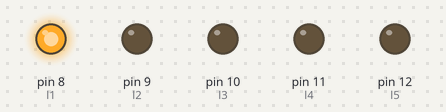
A sketch run on a simulated Arduino Uno, built with avr-gcc and run on an emulated ATmega328P. Parts: output pins drawn as LEDs (lit = HIGH).

Above: at 0.15 s.
At 1.05 s:
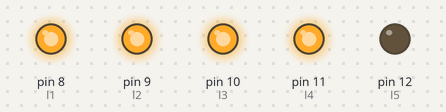
At 1.35 s:
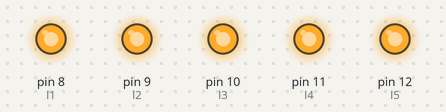
At 1.95 s:
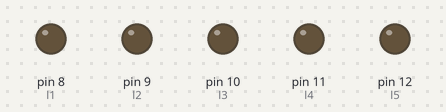
At 2.75 s:
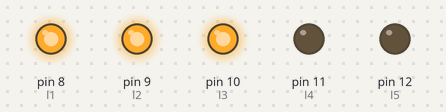
At 4.45 s:
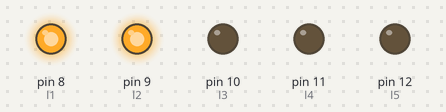
Timing chart, 0 to 4.8 s (numbered marks = the images above):
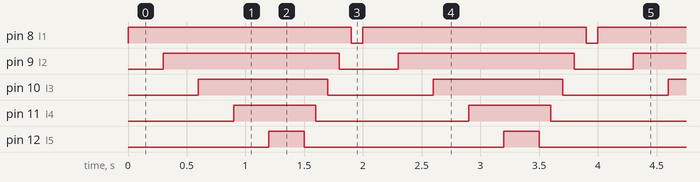

The sketch:

ladder_v2.ino
```cpp
//Led Ladder Sequence
//Variation 2: Ladder goes up then turns off leds on the way down

//led number
int l1 = 8;
int l2 = 9;
int l3 = 10;
int l4 = 11;
int l5 = 12;


void setup() {

  // Set all LED pins as outputs
  pinMode(l1, OUTPUT);
  pinMode(l2, OUTPUT);
  pinMode(l3, OUTPUT);
  pinMode(l4, OUTPUT);
  pinMode(l5, OUTPUT);


}

void loop() {

  //up
  digitalWrite(l1,HIGH);
  delay(300);
  digitalWrite(l2,HIGH);
  delay(300);
  digitalWrite(l3,HIGH);
  delay(300);
  digitalWrite(l4,HIGH);
  delay(300);
  digitalWrite(l5,HIGH);
  delay(300);
  //down
  digitalWrite(l5,LOW);
  delay(100);
  digitalWrite(l4,LOW);
  delay(100);
  digitalWrite(l3,LOW);
  delay(100);
  digitalWrite(l2,LOW);
  delay(100);
  digitalWrite(l1,LOW);
  delay(100);


}
```

Measured:
- by itself, pin 8 (l1): alternates HIGH for 1.9 s and LOW for 0.10 s
- by itself, pin 9 (l2): alternates HIGH for 1.5 s and LOW for 0.50 s
- by itself, pin 10 (l3): alternates HIGH for 1.1 s and LOW for 0.90 s
- by itself, pin 11 (l4): alternates HIGH for 0.70 s and LOW for 1.3 s
- by itself, pin 12 (l5): alternates HIGH for 0.30 s and LOW for 1.7 s
